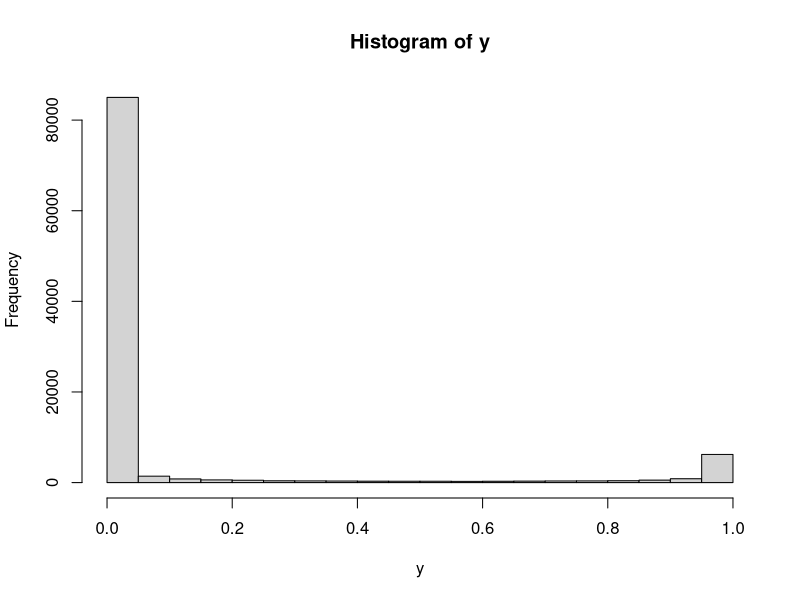
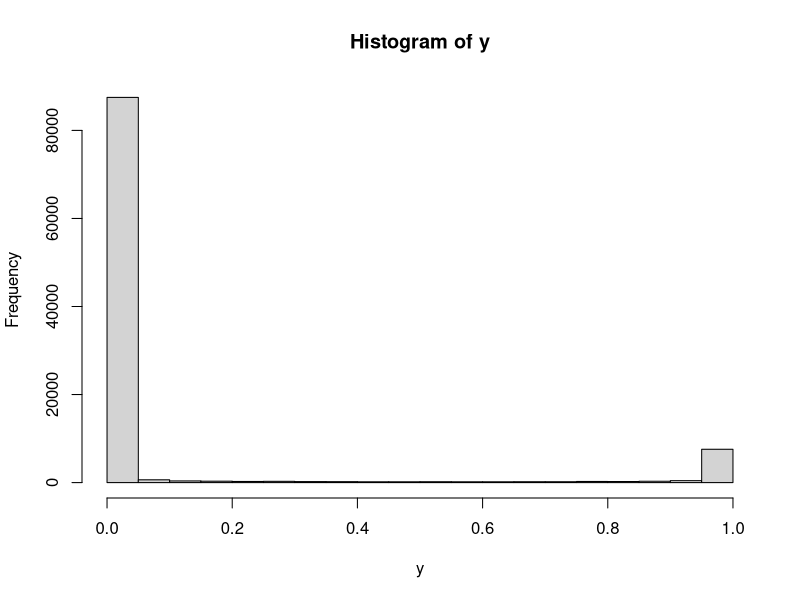
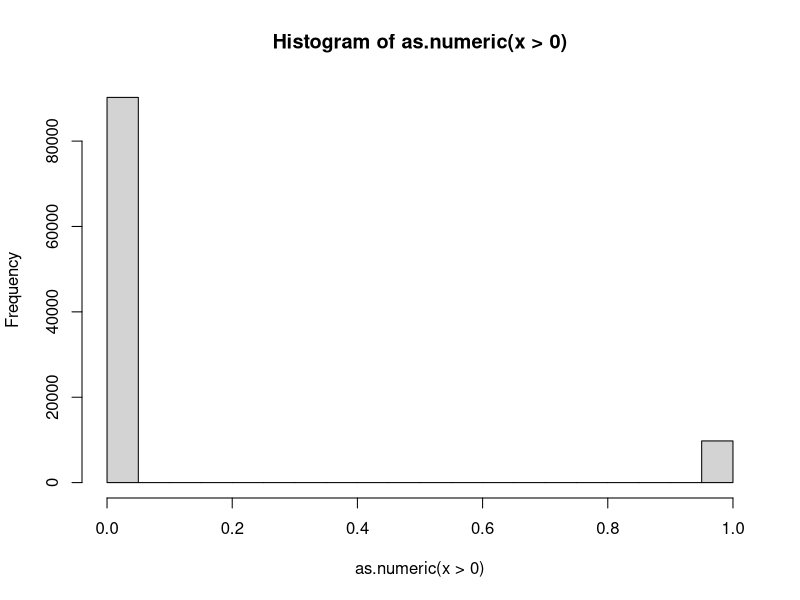

These figures' R source, in order:
# Script to test different generative processes for HPD model

# Generate p-vectors
logit.link <- function(x){1/(1+exp(-x))}
probit.link <- function(x){pnorm(x)}
mean.x <- -15
var.x <- 135
x=rnorm(n=100000,mean=mean.x,sd=sqrt(var.x));y=logit.link(x);hist(y)
length(y[y>0.8])/length(y)
x=rnorm(n=100000,mean=mean.x,sd=sqrt(var.x));y=probit.link(x);hist(y)
length(y[y>0.8])/length(y)
x=rnorm(n=100000,mean=mean.x,sd=sqrt(var.x));hist(as.numeric(x>0))
sum(as.numeric(x>0))/length(y)
